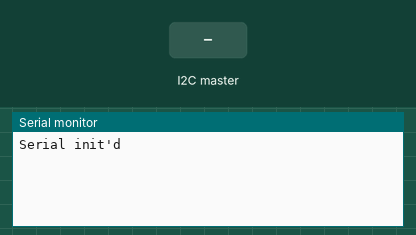
Recording of a sketch running on a simulated Arduino Uno, built with avr-gcc and run on an emulated ATmega328P. Shown: the last lines printed to the serial monitor. Inputs (shaded band) come from the test bench.

Above: at 1.2 s.
1.3 s: the I2C master sends the byte 1
At 2.5 s:
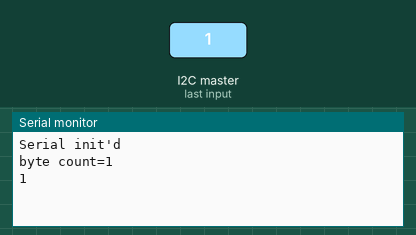
2.8 s: the I2C master sends the byte 0
At 3.7 s:
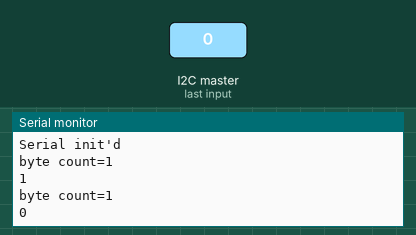

Measured:
- after the input at 1.3 s, the serial monitor: prints a new line at once (image 1)
- after the input at 2.8 s, the serial monitor: prints a new line at once (image 2)

The sketch:

communication.ino
```cpp
/*
  I2C Pinouts
  SDA -> A4
  SCL -> A5
*/

// Import the library required
#include <Wire.h>

// Slave Address for the Communication
#define SLAVE_ADDRESS 0x04

char number[50];
int state = 0;

// Code Initialization
void setup() {
    // initialize i2c as slave
    Serial.begin(9600);
    Wire.begin(SLAVE_ADDRESS);
    // define callbacks for i2c communication
    Wire.onReceive(receiveData);
    Wire.onRequest(sendData);
    Serial.println("Serial init'd");
}

void loop() { delay(100); }

// callback for received data
void receiveData(int byteCount) {
    int number;
    Serial.print("byte count=");
    Serial.println(byteCount);

    while (Wire.available()) {
        number = Wire.read();
        Serial.println((int)number);
    }
}

// callback for sending data
void sendData() { Wire.write(19); }
```
